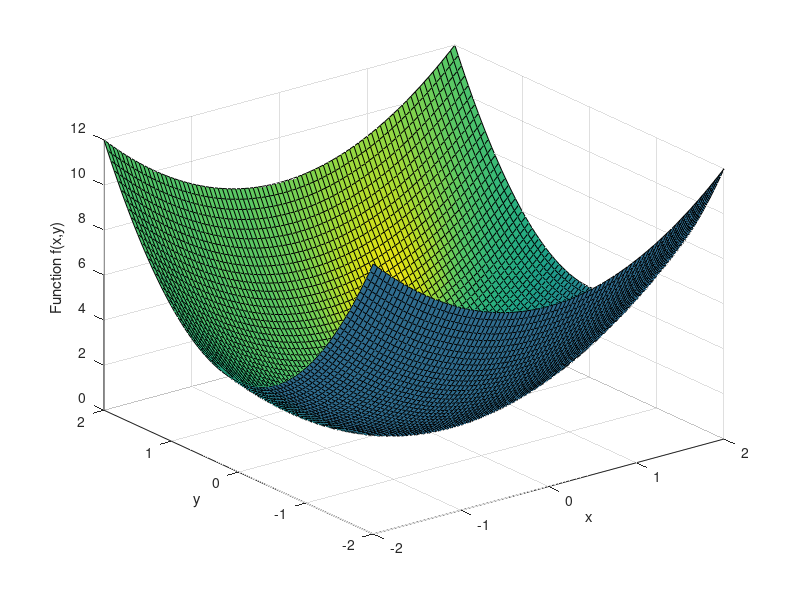
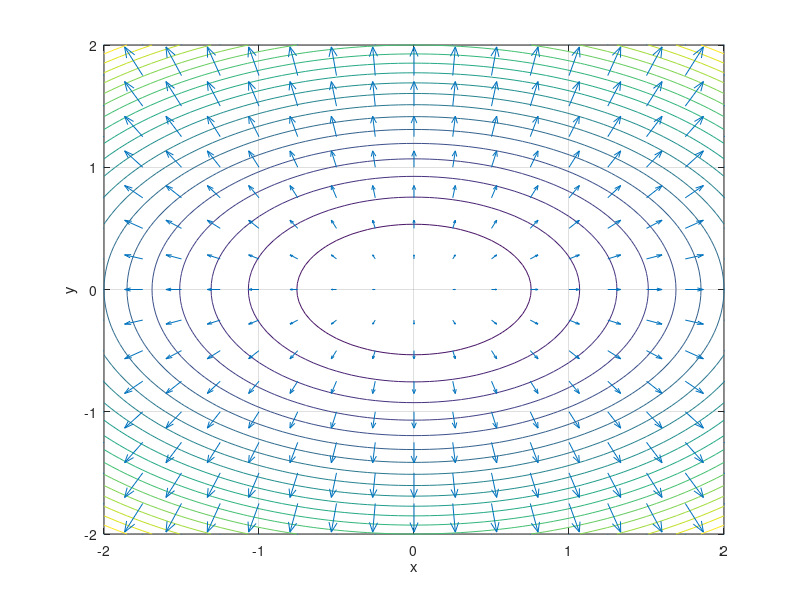
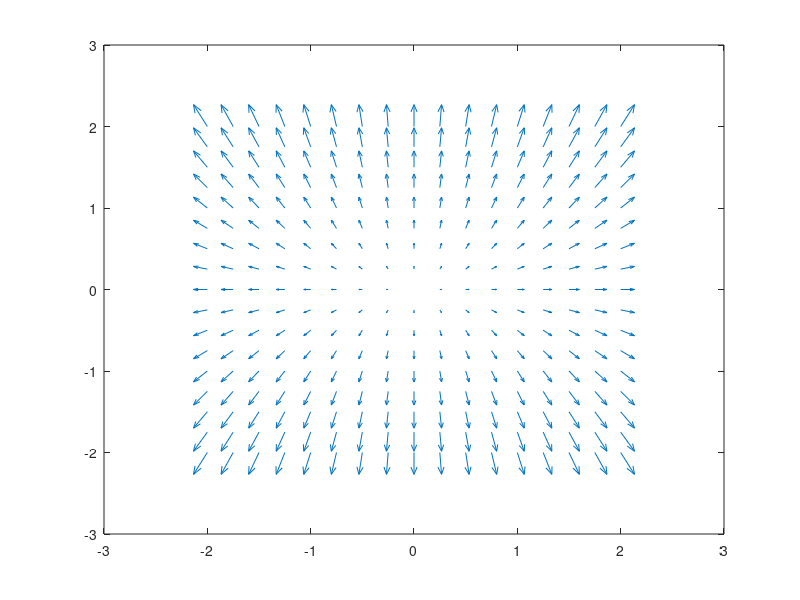
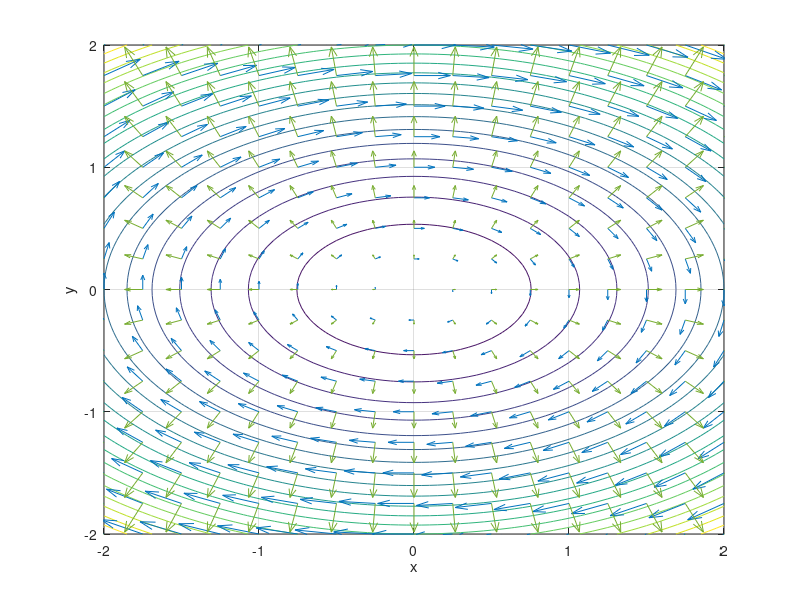

These figures' MATLAB source, in order:
clear all
close all
clc

%a%
x = -2:.05:2;
y = -2:.05:2;
[xx,yy] = meshgrid(x,y);
size(xx)
size(yy)

%b%
zz = xx.^2 + 2*yy.^2;
figure(1);
surfl(xx,yy,zz);
xlabel('x');
ylabel('y');
zlabel('Function f(x,y)');
grid on;

%d%
figure(2);
contour(xx,yy,zz,20);
xlabel('x');
ylabel('y');
grid on;

%e%
fxx = 2*xx; fyy = 4*yy;
figure(3);
quiver(xx,yy,fxx,fyy);

%f%
xnew = -2:.25:2;
ynew = xnew;
[xxnew, yynew] = meshgrid(xnew,ynew);
fxxnew = 2*xxnew;
fyynew = 4*yynew;
figure(3);
quiver(xxnew,yynew,fxxnew,fyynew);

%g%
figure(2);
hold on;
quiver(xxnew,yynew,fxxnew,fyynew);

%h%
figure(4);
contour(xx,yy,zz,20);
xlabel('x');
ylabel('y');
grid on;
hold on;
Fxxnew = 2*yynew;
Fyynew = -1*xxnew;
figure(4);
quiver(xxnew,yynew,Fxxnew,Fyynew);
hold on;
figure(4);
quiver(xxnew,yynew,fxxnew,fyynew);